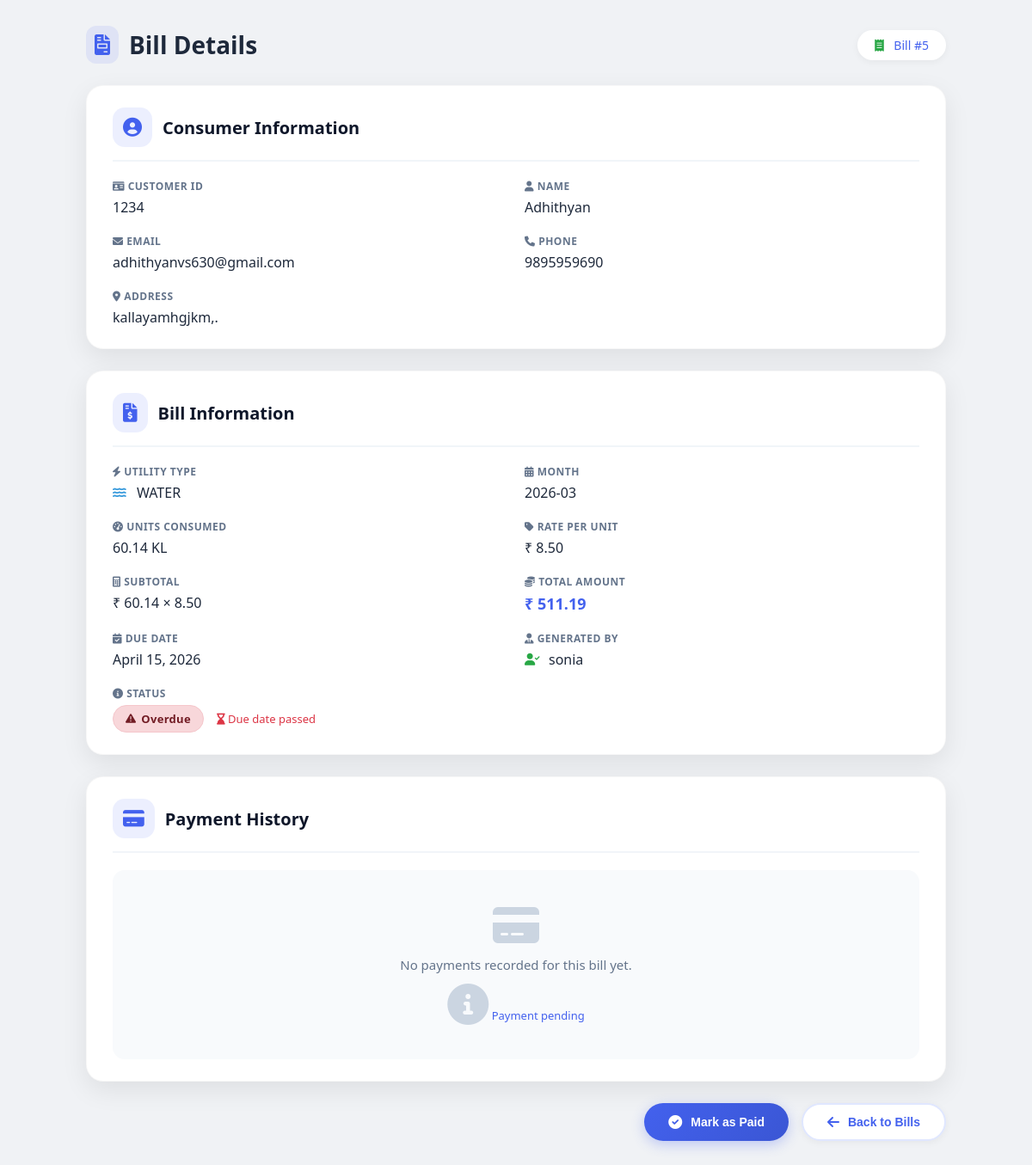
Page /admin_panel/bill/5/ (signed in) on the committed database.
### app/models.py (models this page shows, shortened)
class Bill(models.Model):
    CONNECTION_CHOICES = (
        ('ELECTRICITY', 'Electricity'),
        ('WATER', 'Water'),
        ('GAS', 'Gas'),
    )
    customer = models.ForeignKey(
        Customer,
        on_delete=models.CASCADE,
        related_name='bills'
    )
    connection_type = models.CharField(
        max_length=20,
        choices=CONNECTION_CHOICES
    )
    month = models.CharField(max_length=20)
    units_consumed = models.DecimalField(max_digits=10, decimal_places=2)
    rate_per_unit = models.DecimalField(max_digits=10, decimal_places=2)
    total_amount = models.DecimalField(max_digits=10, decimal_places=2)
    is_paid = models.BooleanField(default=False)
    bill_date = models.DateField(auto_now_add=True)
    due_date = models.DateField()
    razorpay_order_id = models.CharField(max_length=200, null=True, blank=True)
    generated_by = models.ForeignKey(
        Staff,
        on_delete=models.SET_NULL,
        null=True,
        blank=True,
        related_name='generated_bills'
    )
    created_at = models.DateTimeField(auto_now_add=True)

class Customer(models.Model):
    user = models.OneToOneField(
        User,
        on_delete=models.CASCADE,
        related_name='customer_profile'
    )
    customer_id = models.CharField(max_length=20, unique=True)
    address = models.TextField()
    connection_type = models.CharField(
        max_length=20,
        choices=[
            ('ELECTRICITY', 'Electricity'),
            ('WATER', 'Water'),
            ('GAS', 'Gas')
        ]
    )

class User(AbstractUser):
    ROLE_CHOICES = (
        ('ADMIN', 'Admin'),
        ('CUSTOMER', 'Customer'),
        ('STAFF', 'Staff'),
    )
    role = models.CharField(
        max_length=20,
        choices=ROLE_CHOICES,
        default='CUSTOMER'
    )
    phone = models.CharField(
        max_length=15,
        blank=True,
        null=True,
        unique=True
    )

class Staff(models.Model):
        user = models.OneToOneField(
            User,
            on_delete=models.CASCADE,
            related_name='staff_profile'
        )
        UTILITY_CHOICES = (
            ('ELECTRICITY', 'Electricity'),
            ('WATER', 'Water'),
            ('GAS', 'Gas'),
        )
        utility_type = models.CharField(max_length=20,choices=UTILITY_CHOICES )
        is_approved = models.BooleanField(default=False)
        is_active = models.BooleanField(default=True)
        approved_by = models.ForeignKey(
            settings.AUTH_USER_MODEL,
            on_delete=models.SET_NULL,
            null=True,
            blank=True,
            related_name='approved_staff'
        )
        created_at = models.DateTimeField(auto_now_add=True)

### app/views.py (the view)
# urls.py: path("admin_panel/bill/<int:bill_id>/", views.admin_bill_detail, name="admin_bill_detail"),
@login_required
def admin_bill_detail(request, bill_id):
    bill = get_object_or_404(
        Bill.objects.select_related(
            'customer__user',
            'generated_by__user'
        ).prefetch_related('payments'),
        id=bill_id
    )
    context = {
        "bill": bill,
        "today": now().date(),
    }
    return render(request, "admin_panel/bill.html", context)

### app/templates/admin_panel/bill.html (shortened to what this page needs)
<!DOCTYPE html>
<html>
<head>
    <link rel="stylesheet" href="https://cdnjs.cloudflare.com/ajax/libs/font-awesome/6.0.0/css/all.min.css">
</head>
<body>
    <div class="container">
        <div class="page-header">
            <h2>
                <i class="fas fa-file-invoice"></i>
                Bill Details
            </h2>
            <div class="bill-badge">
                <i class="fas fa-receipt"></i>
                Bill #{{ bill.id }}
            </div>
        </div>
        <div class="card">
            <div class="card-header">
                <i class="fas fa-user-circle"></i>
                <h3>Consumer Information</h3>
            </div>
            <div class="info-grid">
                <div class="info-row">
                    <span class="label">
                        <i class="fas fa-id-card"></i>
                        Customer ID
                    </span>
                    <span class="value">{{ bill.customer.customer_id }}</span>
                </div>
                <div class="info-row">
                    <span class="label">
                        <i class="fas fa-user"></i>
                        Name
                    </span>
                    <span class="value">{{ bill.customer.user.first_name }} {{ bill.customer.user.last_name }}</span>
                </div>
                <div class="info-row">
                    <span class="label">
                        <i class="fas fa-envelope"></i>
                        Email
                    </span>
                    <span class="value">{{ bill.customer.user.email }}</span>
                </div>
                <div class="info-row">
                    <span class="label">
                        <i class="fas fa-phone"></i>
                        Phone
                    </span>
                    <span class="value">{{ bill.customer.user.phone }}</span>
                </div>
                <div class="info-row full-width">
                    <span class="label">
                        <i class="fas fa-map-marker-alt"></i>
                        Address
                    </span>
                    <span class="value">{{ bill.customer.address }}</span>
                </div>
            </div>
        </div>
        <div class="card">
            <div class="card-header">
                <i class="fas fa-file-invoice-dollar"></i>
                <h3>Bill Information</h3>
            </div>
            <div class="info-grid">
                <div class="info-row">
                    <span class="label">
                        <i class="fas fa-bolt"></i>
                        Utility Type
                    </span>
                    <span class="value">
                        {% if bill.connection_type == 'ELECTRICITY' %}
                            <i class="fas fa-bolt" style="color: #f39c12;"></i>
                        {% elif bill.connection_type == 'WATER' %}
                            <i class="fas fa-water" style="color: #3498db;"></i>
                        {% elif bill.connection_type == 'GAS' %}
                            <i class="fas fa-fire" style="color: #e74c3c;"></i>
                        {% endif %}
                        {{ bill.connection_type }}
                    </span>
                </div>
                <div class="info-row">
                    <span class="label">
                        <i class="fas fa-calendar-alt"></i>
                        Month
                    </span>
                    <span class="value">{{ bill.month }}</span>
                </div>
                <div class="info-row">
                    <span class="label">
                        <i class="fas fa-tachometer-alt"></i>
                        Units Consumed
                    </span>
                    <span class="value">{{ bill.units_consumed }}
                        {% if bill.connection_type == 'ELECTRICITY' %}kWh
                        {% elif bill.connection_type == 'WATER' %}KL
                        {% else %}m³{% endif %}
                    </span>
                </div>
                <div class="info-row">
                    <span class="label">
                        <i class="fas fa-tag"></i>
                        Rate Per Unit
                    </span>
                    <span class="value">₹ {{ bill.rate_per_unit }}</span>
                </div>
                <div class="info-row">
                    <span class="label">
                        <i class="fas fa-calculator"></i>
                        Subtotal
                    </span>
                    <span class="value">₹ {{ bill.units_consumed|floatformat:2 }} × {{ bill.rate_per_unit|floatformat:2 }}</span>
                </div>
                <div class="info-row">
                    <span class="label">
                        <i class="fas fa-coins"></i>
                        Total Amount
                    </span>
                    <span class="value" style="font-size: 18px; font-weight: 700; color: #4361ee;">₹ {{ bill.total_amount }}</span>
                </div>
                <div class="info-row">
                    <span class="label">
                        <i class="fas fa-calendar-check"></i>
                        Due Date
                    </span>
                    <span class="value">{{ bill.due_date }}</span>
                </div>
                <div class="info-row">
                    <span class="label">
                        <i class="fas fa-user-tie"></i>
                        Generated By
                    </span>
                    <span class="value">
                        {% if bill.generated_by %}
                            <i class="fas fa-user-check" style="color: #28a745;"></i>
                            {{ bill.generated_by.user.first_name }}
                        {% else %}
                            <i class="fas fa-robot" style="color: #6c757d;"></i>
                            System
                        {% endif %}
                    </span>
                </div>
                <div class="info-row full-width">
                    <span class="label">
                        <i class="fas fa-info-circle"></i>
                        Status
                    </span>
                    <div class="status-wrapper">
                        {% if bill.is_paid %}
                            <span class="badge paid">
                                <i class="fas fa-check-circle"></i>
                                Paid
                            </span>
                        {% elif bill.due_date < today %}
                            <span class="badge overdue">
                                <i class="fas fa-exclamation-triangle"></i>
                                Overdue
                            </span>
                        {% else %}
                            <span class="badge unpaid">
                                <i class="fas fa-clock"></i>
                                Unpaid
                            </span>
                        {% endif %}
                        {% if bill.due_date < today and not bill.is_paid %}
                            <span style="color: #dc3545; font-size: 13px;">
                                <i class="fas fa-hourglass-end"></i>
                                Due date passed
                            </span>
                        {% endif %}
                    </div>
                </div>
            </div>
        </div>
        <div class="card">
            <div class="card-header">
                <i class="fas fa-credit-card"></i>
                <h3>Payment History</h3>
            </div>
            {% if bill.payments.all %}
                <div class="table-container">
                    <table>
                        <thead>
                            <tr>
                                <th>Transaction ID</th>
                                <th>Amount</th>
                                <th>Status</th>
                                <th>Date</th>
                            </tr>
                        </thead>
                        <tbody>
                            {% for payment in bill.payments.all %}
                            <tr>
                                <td>
                                    <span class="transaction-id">
                                        <i class="fas fa-hashtag" style="font-size: 10px;"></i>
                                        {{ payment.transaction_id|default:'N/A' }}
                                    </span>
                                </td>
                                <td><strong>₹ {{ payment.amount }}</strong></td>
                                <td>
                                    <span class="payment-status
                                        {% if payment.status == 'SUCCESS' %}success
                                        {% elif payment.status == 'PENDING' %}pending
                                        {% elif payment.status == 'FAILED' %}failed
                                        {% endif %}">
                                        {% if payment.status == 'SUCCESS' %}
                                            <i class="fas fa-check-circle"></i>
                                        {% elif payment.status == 'PENDING' %}
                                            <i class="fas fa-clock"></i>
                                        {% elif payment.status == 'FAILED' %}
                                            <i class="fas fa-times-circle"></i>
                                        {% endif %}
                                        {{ payment.status }}
                                    </span>
                                </td>
                                <td>
                                    <i class="fas fa-calendar-alt" style="color: #6c757d; font-size: 12px; margin-right: 5px;"></i>
                                    {{ payment.created_at|date:"d M Y, h:i A" }}
                                </td>
                            </tr>
                            {% endfor %}
                        </tbody>
                    </table>
                </div>
            {% else %}
                <div class="no-payments">
                    <i class="fas fa-credit-card"></i>
                    <p>No payments recorded for this bill yet.</p>
                    {% if not bill.is_paid %}
                        <span style="font-size: 13px; color: #4361ee;">
                            <i class="fas fa-info-circle"></i>
                            Payment pending
                        </span>
                    {% endif %}
                </div>
            {% endif %}
        </div>
        <div class="action-buttons">
            {% if not bill.is_paid %}
            <button class="btn btn-primary" onclick="markAsPaid({{ bill.id }})">
                <i class="fas fa-check-circle"></i>
                Mark as Paid
            </button>
            {% endif %}
            <a href="{% url 'admin_bill_list' %}">
                <button class="btn btn-back">
                    <i class="fas fa-arrow-left"></i>
                    Back to Bills
                </button>
            </a>
        </div>
    </div>
</body>
</html>

### rows in the picture
Bill: id "5", customer.customer_id "1234", customer.user.first_name "Adhithyan", customer.user.email "adhithyanvs630@gmail.com", customer.user.phone "9895959690", customer.address "kallayamhgjkm,.", connection_type "WATER", month "2026-03", units_consumed "60.14", rate_per_unit "8.50", total_amount "511.19", due_date "April 15, 2026", generated_by.user.first_name "sonia"
